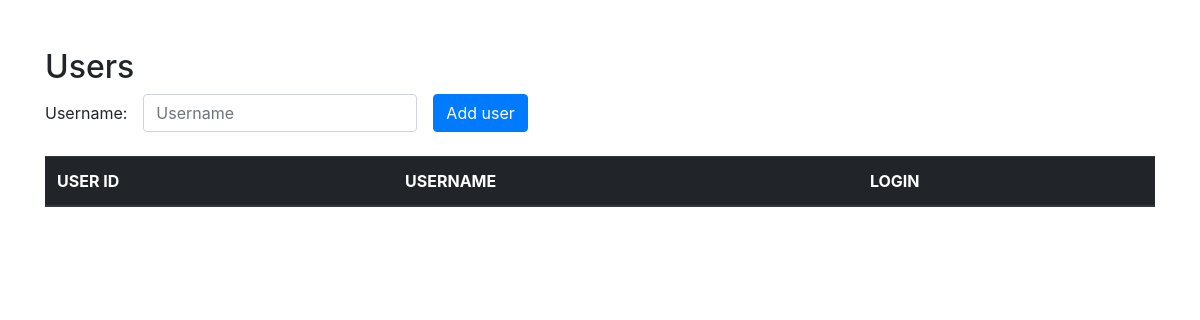
Before: / with the older database file.
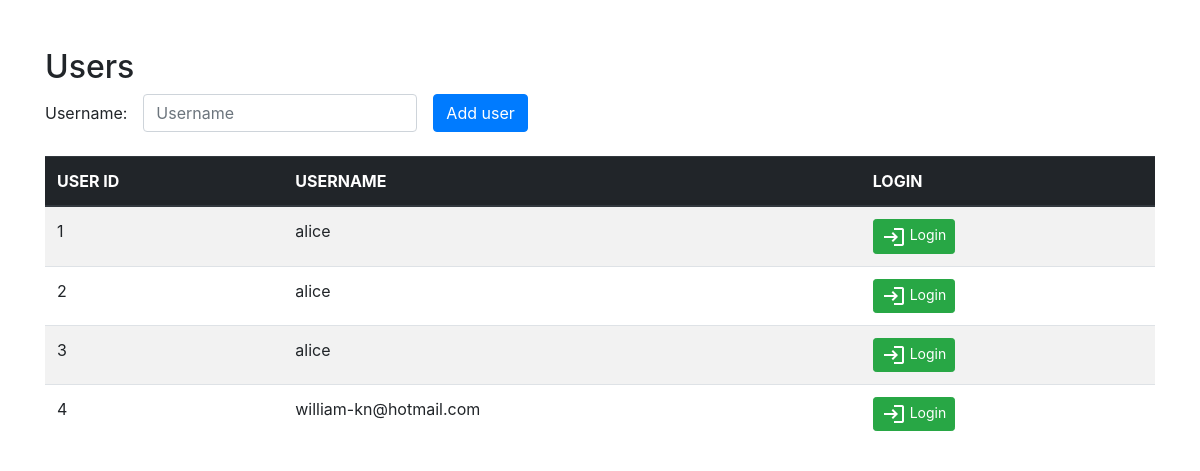
After: the same page with the newer database file.
### app.py (models this page shows, shortened)
class UserModel(db.Model):
    user_id = db.Column(db.Integer, primary_key=True)
    username = db.Column(db.String(30), nullable=False)

### app.py (the view)
@app.route("/", methods=['GET', 'POST'])
def index():
    return render_template('login.html', uservalues=UserModel.query.all())

### templates/login.html (shortened to what this page needs)
<!DOCTYPE html>
<html lang="en">
<head>
    <link rel="stylesheet" href="https://maxcdn.bootstrapcdn.com/bootstrap/4.0.0/css/bootstrap.min.css"
>
</head>
<body>
    <div class="container mt-5">
        <div class="row">
            <div class="col-sm">
                <h2>
                    Users
                </h2>
                <form action="/api/users" method="POST" class="form-inline">
                    <div class="form-group mb-2"><span>Username:</span></div>
                    <div class="form-group mx-sm-3 mb-2">
                        <input type="text" class="form-control" name="username" id="username" placeholder="Username">
                    </div>
                    <button class="btn btn-primary mb-2" type="submit">Add user</button>
                </form>
                <table class="table table-striped mt-3">
                    <thead class="thead-dark">
                        <tr>
                            <th scope="col">USER ID</th>
                            <th scope="col">USERNAME</th>
                            <th scope="col">LOGIN</th>
                        </tr>
                    </thead>
                    <tbody>
                        {% for item in uservalues %}
                        <tr>
                            <td>{{item.user_id}}</td>
                            <td>{{item.username}}</td>
                            <td>
                                <form action="/api/userlogin/{{item.user_id}}">
                                    <button class="btn btn-success btn-sm" type="submit">
                                        <img src="{{url_for('static', filename='baseline_login_white_24dp.png')}}" alt="Login PNG" />
                                        Login
                                    </button>
                                </form>
                            </td>
                        </tr>
                        {% endfor %}
                    </tbody>
                </table>
            </div>
        </div>
</body>

Changed rows visible on the page:
added UserModel: user_id "1", username "alice"
added UserModel: user_id "2", username "alice"
added UserModel: user_id "3", username "alice"
added UserModel: user_id "4", username "william-kn@hotmail.com"
